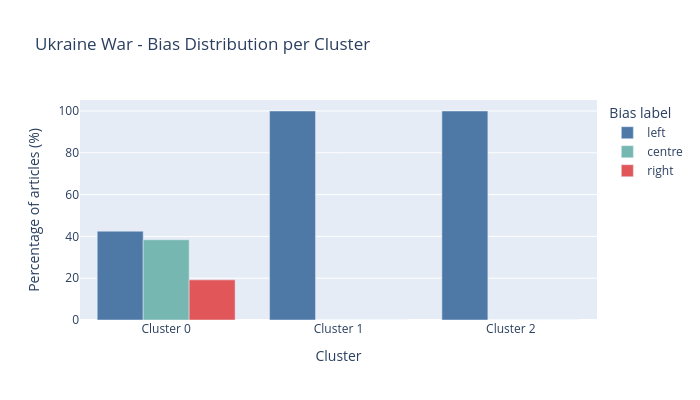

The cell this chart's notebook holds for it:
### Code cell
def bias_distribution_chart(result: dict, topic: str) -> go.Figure:
    """
    Grouped bar chart showing left/centre/right percentage per cluster.
    Noise cluster is excluded - bias distributions on noise are not meaningful.
    """
    bias_labels = ["left", "centre", "right"]
    # Map bias label to a colour that matches the standard left/right colour convention
    colours = {"left": "#4e79a7", "centre": "#76b7b2", "right": "#e15759"}

    cluster_names = [
        f"Cluster {cid}"
        for cid in sorted(result["clusters"].keys())
        if cid != -1
    ]

    fig = go.Figure()

    for bias in bias_labels:
        values = [
            result["clusters"][cid]["bias_distribution"].get(bias, 0)
            for cid in sorted(result["clusters"].keys())
            if cid != -1
        ]
        fig.add_trace(go.Bar(
            name=bias,
            x=cluster_names,
            y=values,
            marker_color=colours[bias],
        ))

    fig.update_layout(
        barmode="group",
        title=f"{topic} - Bias Distribution per Cluster",
        xaxis_title="Cluster",
        yaxis_title="Percentage of articles (%)",
        legend_title="Bias label",
        width=700, height=400,
    )
    return fig


bias_distribution_chart(ukraine, "Ukraine War")

### Figure 1 — Plotly figure (JSON) as saved in the notebook; plotly's stock layout.template omitted (floating-point values rounded to 4 significant figures)
{"data": [{"marker": {"color": "#4e79a7"}, "name": "left", "type": "bar", "x": ["Cluster 0", "Cluster 1", "Cluster 2"], "y": [42.5, 100, 100]}, {"marker": {"color": "#76b7b2"}, "name": "centre", "type": "bar", "x": ["Cluster 0", "Cluster 1", "Cluster 2"], "y": [38.4, 0, 0]}, {"marker": {"color": "#e15759"}, "name": "right", "type": "bar", "x": ["Cluster 0", "Cluster 1", "Cluster 2"], "y": [19.2, 0, 0]}], "layout": {"barmode": "group", "height": 400, "legend": {"title": {"text": "Bias label"}}, "title": {"text": "Ukraine War - Bias Distribution per Cluster"}, "width": 700, "xaxis": {"title": {"text": "Cluster"}}, "yaxis": {"title": {"text": "Percentage of articles (%)"}}}}
